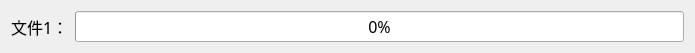
<?xml version="1.0" encoding="UTF-8"?>
<ui version="4.0">
 <class>FileDataProgress</class>
 <widget class="QWidget" name="FileDataProgress">
  <property name="geometry">
   <rect>
    <x>0</x>
    <y>0</y>
    <width>695</width>
    <height>49</height>
   </rect>
  </property>
  <property name="font">
   <font>
    <family>霞鹜文楷</family>
    <pointsize>12</pointsize>
   </font>
  </property>
  <property name="windowTitle">
   <string>Form</string>
  </property>
  <layout class="QHBoxLayout" name="horizontalLayout">
   <item>
    <widget class="QLabel" name="label">
     <property name="text">
      <string>文件1：</string>
     </property>
    </widget>
   </item>
   <item>
    <widget class="QProgressBar" name="progressBar">
     <property name="value">
      <number>0</number>
     </property>
    </widget>
   </item>
  </layout>
 </widget>
 <resources/>
 <connections/>
</ui>
